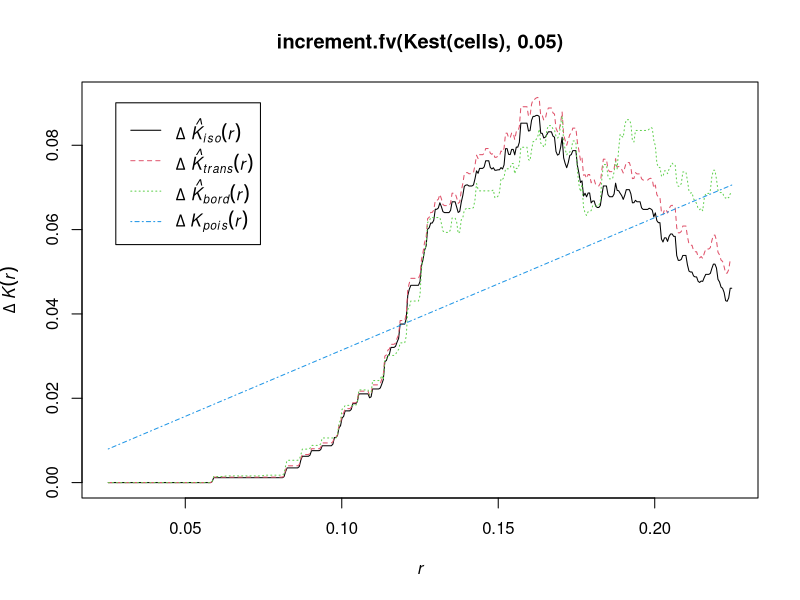

Recreate this plot in R.
library(spatstat)


### Name: increment.fv
### Title: Increments of a Function
### Aliases: increment.fv
### Keywords: spatial math nonparametric

### ** Examples

  plot(increment.fv(Kest(cells), 0.05))
